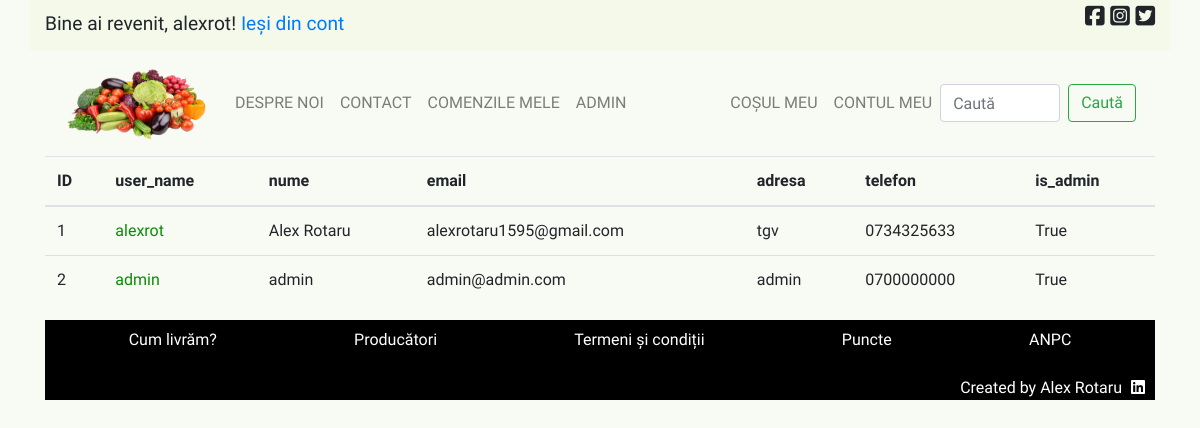
The app's page /admin/users (signed in) with its own data.
### licenta/models.py (models this page shows, shortened)
class User(database.Model, UserMixin):
    __tablename__ = 'user'
    id = database.Column(database.Integer, primary_key=True)
    user_name = database.Column(
        database.String(20), unique=True, nullable=False)
    nume = database.Column(database.String(100), nullable=False)
    email = database.Column(database.String(120), unique=True, nullable=False)
    parola = database.Column(database.String(60), nullable=False)
    adresa = database.Column(database.String(200), nullable=False)
    telefon = database.Column(database.String(11), nullable=False)
    comenzi = database.relationship('Comenzi', backref='utilizator', lazy=True)
    is_admin = database.Column(
        database.Boolean(), nullable=False, default=False)

### licenta/routes.py (the view)
@app.route('/admin/users')
def all_users():
    if current_user.is_admin:
        users = User.query.all()
    else:
        return redirect(url_for('home'))
    return render_template('admin_all_users.html', title='Toți utilizatorii - Admin Only', users=users)

### licenta/models.py (called while the page is built)
@login_manager.user_loader
def load_user(user_id):
    return User.query.get(int(user_id))

### licenta/templates/admin_all_users.html
{% extends "principal.html" %}
{% block continut_unic %}
    <table class="table">
        <thead>
            <th>ID</th>
            <th>user_name</th>
            <th>nume</th>
            <th>email</th>
            <th>adresa</th>
            <th>telefon</th>
            <th>is_admin</th>
        </thead>
        <tbody>
            {% for user in users %}
                <tr>
                    <td>{{ user.id }}</td>
                    <td><a href="{{ url_for('user_comenzi', utilizator=user.id) }}" class="user-indep">{{ user.user_name }}</a></td>
                    <td>{{ user.nume }}</td>
                    <td>{{ user.email }}</td>
                    <td>{{ user.adresa }}</td>
                    <td>{{ user.telefon }}</td>
                    <td>{{ user.is_admin }}</td>
                </tr>
            {% endfor %}
        </tbody>
    </table>
{% endblock %}

### licenta/templates/principal.html (shortened to what this page needs)
<!DOCTYPE html>
<html>
<head>
    <link rel="stylesheet" href="https://stackpath.bootstrapcdn.com/bootstrap/4.5.0/css/bootstrap.min.css">
    <link rel="stylesheet" type="text/css" href="{{ url_for('static', filename='main.css') }}">
</head>
<body>
    <div class="bara_sus container d-flex justify-content-between">
        <div>
            {% if current_user.is_authenticated %}
                <p id="bine-ai-revenit">Bine ai revenit, {{ current_user.user_name }}!   <a href="{{ url_for('logout') }}">Ieși din cont</a></p>
            {% endif %}
        </div>
        <div>
            <div class="aliniere_dreapta">
                <i class="fab fa-facebook-square"></i>
                <i class="fab fa-instagram-square"></i>
                <i class="fab fa-twitter-square"></i>
            </div>
        </div>
    </div>
    <div class="container">
        <nav class="navbar navbar-expand-lg navbar-light">
            <a class="navbar-brand" href="{{ url_for('home') }}"><img width="150" height="80" src="{{ url_for('static', filename='pictures/logo.png') }}" alt="Acasă"></a>
            <div class="collapse navbar-collapse" id="navbarSupportedContent">
                <ul class="navbar-nav mr-auto">
                    <li class="nav-item">
                        <a class="nav-link" href="{{ url_for('despre_noi') }}">Despre noi</a>
                    </li>
                    <li class="nav-item">
                        <a class="nav-link" href="{{ url_for('contact') }}">Contact</a>
                    </li>
                    {% if current_user.is_authenticated %}
                        <li class="nav-item">
                            <a class="nav-link" href="{{ url_for('user_comenzi_interface', utilizator=current_user.id) }}">Comenzile mele</a>
                        </li>
                    {% endif %}
                    {% if current_user.is_admin %}
                        <li class="nav-item">
                            <a class="nav-link" href="{{ url_for('admin') }}">ADMIN</a>
                        </li>
                    {% endif %}
                </ul>
                <ul class="navbar-nav">
                    <li class="nav-item">
                        <a class="nav-link" href="{{ url_for('cosul_meu') }}">Coșul meu</a>
                    </li>
                    <li class="nav-item">
                        {% if current_user.is_authenticated %}
                            <a class="nav-link" href="{{ url_for('contul_meu') }}">Contul meu</a>
                        {% else %}
                            <a class="nav-link" href="{{ url_for('login') }}">Contul meu</a>
                        {% endif %}
                    </li>
                </ul>
                <form class="form-inline my-2 my-lg-0">
                    <input class="form-control mr-sm-2" type="search" placeholder="Caută" aria-label="Search" id="cauta-camp">
                    <button class="btn btn-outline-success my-2 my-sm-0" type="submit">Caută</button>
                </form>
            </div>
        </nav>
        {% block continut_unic %}{% endblock %}
        <footer id="footer">
            <div id="footer-content">
                <div class="container">
                    <ul class="list-unstyled d-flex bd-highlight">
                        <li class="d-inline p-2 flex-fill bd-highlight"><a href="{{ url_for('livrare') }}" class="extern">Cum livrăm?</a></li>
                        <li class="d-inline p-2 flex-fill bd-highlight"><a href="{{ url_for('producatori') }}" class="extern">Producători</a></li>
                        <li class="d-inline p-2 flex-fill bd-highlight"><a href="#" class="extern">Termeni și condiții</a></li>
                        <li class="d-inline p-2 flex-fill bd-highlight"><a href="#" class="extern">Puncte</a></li>
                        <li class="d-inline p-2 flex-fill bd-highlight"><a href="https://anpc.ro/" target="_blank" class="extern">ANPC</a></li>
                    </ul>
                </div>
            </div>
            <div id="creator">
                Created by Alex Rotaru    <a href="https://www.linkedin.com/in/ionut-alexandru-rotaru-838410152/" class="extern" target="_blank"><i class="fab fa-linkedin"></i></a>
            </div>
        </footer>
    </div>
</body>
</html>

### licenta/static/main.css (style rules this page uses)
body { background-color: #F8FAF4; font-family: 'Source Sans Pro', sans-serif; font-weight: 400; }
a.extern { color: white; }
a.user-indep { color:#088D04; }
.bara_sus { background: #F4F9EA; width: 100%; height: 50px; font-size: 1.4rem; }
.aliniere_dreapta { margin: auto 0; display: inline-block; }
.navbar { text-transform: uppercase; margin-right: 3px; }
.d-inline { text-align: center; }
.fa-linkedin { margin-left: 5px; }
#bine-ai-revenit { font-size: 1.2rem; margin-top: 10px; margin-right: 5px; }
#footer { background-color: black; color: white; text-align: right; }
#creator { margin-right: 10px; }
#cauta-camp { width: 120px; }

### records on screen
User: user_name "alexrot", id "1", nume "Alex Rotaru", email "alexrotaru1595@gmail.com", adresa "tgv", telefon "0734325633", is_admin "True"
User: id "2", user_name "admin", nume "admin", email "admin@admin.com", adresa "admin", telefon "0700000000", is_admin "True"
